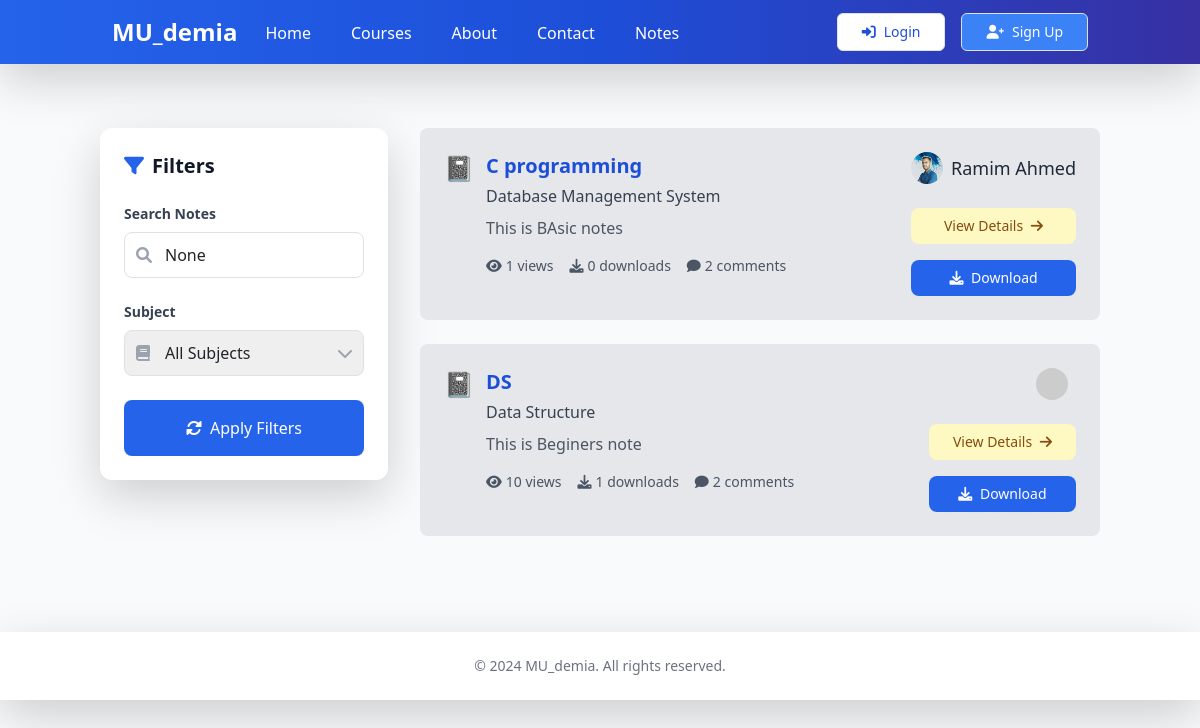
Page /notes/ on the earlier database version.
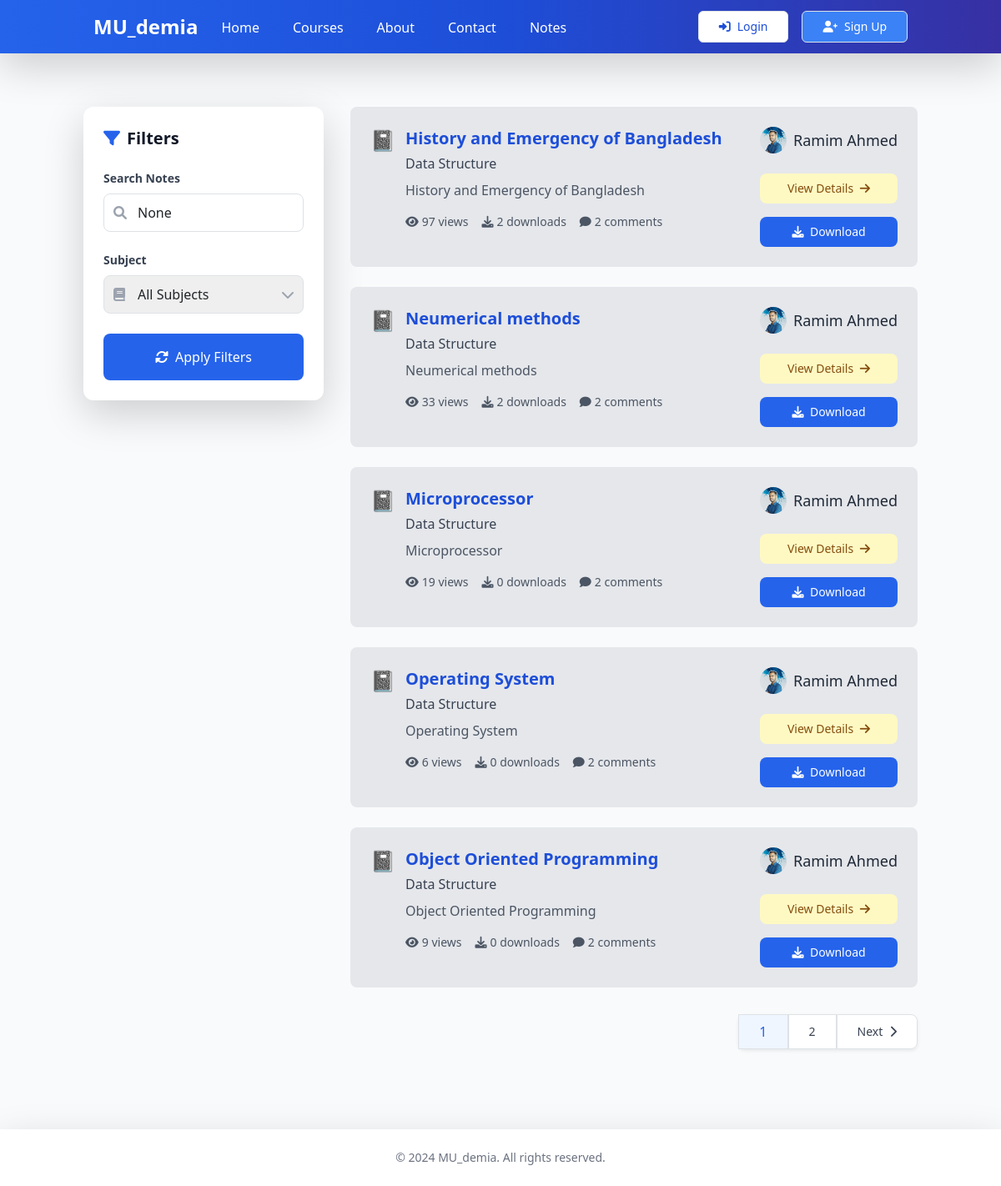
Same page on the later database version.
### notes/models.py (models this page shows, shortened)
class Note(models.Model):
    title = models.CharField(max_length=200)
    description = models.TextField()
    file = models.FileField(upload_to='notes/')
    subject = models.ForeignKey(Subject, on_delete=models.CASCADE, related_name='notes')
    author = models.ForeignKey(settings.AUTH_USER_MODEL, on_delete=models.CASCADE, related_name='notes')
    view_count = models.PositiveIntegerField(default=0)
    download_count = models.PositiveIntegerField(default=0)
    created_at = models.DateTimeField(auto_now_add=True)
    updated_at = models.DateTimeField(auto_now=True)
    class Meta:
        ordering = ['-created_at']

class Subject(models.Model):
    name = models.CharField(max_length=100)
    slug = models.SlugField(unique=True)
    created_at = models.DateTimeField(auto_now_add=True)

### accounts/models.py (models this page shows, shortened)
class CustomUser(AbstractUser):
    email = models.EmailField(_('email address'), unique=True)
    is_email_verified = models.BooleanField(default=False)
    avatar = models.ImageField(upload_to='avatars/', null=True, blank=True)
    bio = models.TextField(max_length=500, blank=True)
    USERNAME_FIELD = 'email'
    REQUIRED_FIELDS = ['username']

### notes/views.py (the view)
# urls.py: path('', views.note_list, name='note_list'),
def note_list(request):
    subject = request.GET.get('subject')
    search = request.GET.get('search')
    subjects = Subject.objects.all()
    notes = Note.objects.all()
    if subject:
        notes = notes.filter(subject__slug=subject)
    if search:
        notes = notes.filter(
            Q(title__icontains=search) |
            Q(description__icontains=search) |
            Q(subject__name__icontains=search)
        )
    paginator = Paginator(notes, 5)  # Show 12 notes per page
    page_number = request.GET.get('page')
    notes = paginator.get_page(page_number)
    return render(request, 'notes/note_list.html', {
        'notes': notes,
        'subjects': subjects,
        'current_subject': subject,
        'search_query': search
    })

### notes/templates/notes/note_list.html (shortened to what the changed rows need)
{% extends 'core/base.html' %}
{% load static %}
{% block content %}
<div class="container py-8" >
    <div class="flex flex-col md:flex-row gap-8">
        <div class="w-full md:w-72 flex-shrink-0">
            <div class="bg-white rounded-xl shadow-lg p-6 sticky top-4 transition-all duration-300 hover:shadow-xl">
                <h2 class="text-xl font-bold text-gray-900 mb-6 flex items-center">
                    <i class="fas fa-filter mr-2 text-blue-600"></i>
                    Filters
                </h2>
            </div>
        </div>
        <div class="flex-1 space-y-8">
            <div class="grid grid-cols-1 gap-4">
                {% for note in notes %}
                <div class="bg-gray-200 rounded-lg overflow-hidden transform transition-all duration-300 hover:shadow-lg">
                    <div class="p-4">
                        <div class="flex items-start justify-between gap-4">
                            <div class="flex items-start space-x-3 flex-1">
                                <div class="text-gray-800 text-2xl">📓</div>
                                <div class="flex-1">
                                    <h3 class="text-xl font-bold text-blue-700 mb-1">{{ note.title }}</h3>
                                    <div class="text-gray-700 mb-2">{{ note.subject.name }}</div>
                                    <p class="text-gray-600 mb-3 line-clamp-2">{{ note.description }}</p>
                                    <div class="flex items-center space-x-4 text-sm text-gray-600">
                                        <span class="flex items-center">
                                            <i class="fas fa-eye mr-1"></i>
                                            {{ note.view_count }} views
                                        </span>
                                        <span class="flex items-center">
                                            <i class="fas fa-download mr-1"></i>
                                            {{ note.download_count }} downloads
                                        </span>
                                        <span class="flex items-center">
                                            <i class="fas fa-comment mr-1"></i>
                                            2 comments
                                        </span>
                                    </div>
                                </div>
                            </div>
                            <div class="flex flex-col items-end space-y-2">
                                <div class="flex items-center">
                                    <img src="{% if note.author.avatar %}{{ note.author.avatar.url }}{% else %}https://ui-avatars.com/api/?name={{ note.author.username }}{% endif %}"
                                         alt="{{ note.author.username }}"
                                         class="w-8 h-8 rounded-full">
                                    <span class="ml-2 text-lg text-gray-800">{{ note.author.first_name }} {{ note.author.last_name }}</span>
                                </div>
                                <div class="flex flex-col space-y-4 w-full mt-4">
                                    <a href="{% url 'notes:note_detail' note.pk %}"
                                       class="block w-full text-center px-4 py-2 bg-yellow-100 text-yellow-800 rounded-lg text-sm font-medium hover:bg-yellow-200 transition-colors duration-300 cursor-pointer">
                                        View Details
                                        <i class="fas fa-arrow-right ml-1"></i>
                                    </a>
                                    <a href="{% url 'notes:note_download' note.pk %}"
                                       class="block w-full text-center px-4 py-2 bg-blue-600 text-white rounded-lg text-sm font-medium hover:bg-blue-700 transition-colors duration-300">
                                        <i class="fas fa-download mr-1"></i>
                                        Download
                                    </a>
                                </div>
                            </div>
                        </div>
                    </div>
                </div>
                {% endfor %}
            </div>
            {% if notes.has_other_pages %}
            <div class="mt-8 flex justify-end">
                <nav class="inline-flex rounded-lg shadow-sm">
                    {% for num in notes.paginator.page_range %}
                        {% if notes.number == num %}
                            <span class="inline-flex items-center px-4 py-2 border border-gray-300 bg-blue-50 text-blue-600 font-medium">{{ num }}</span>
                        {% else %}
                            <a href="?page={{ num }}{% if search_query %}&search={{ search_query }}{% endif %}{% if current_subject %}&subject={{ current_subject }}{% endif %}"
                               class="inline-flex items-center px-4 py-2 border border-gray-300 bg-white text-sm font-medium text-gray-700 hover:bg-gray-50 transition-colors duration-300">
                                {{ num }}
                            </a>
                        {% endif %}
                    {% endfor %}
                    {% if notes.has_next %}
                    <a href="?page={{ notes.next_page_number }}{% if search_query %}&search={{ search_query }}{% endif %}{% if current_subject %}&subject={{ current_subject }}{% endif %}"
                       class="inline-flex items-center px-4 py-2 rounded-r-lg border border-gray-300 bg-white text-sm font-medium text-gray-700 hover:bg-gray-50 transition-colors duration-300">
                        Next
                        <i class="fas fa-chevron-right ml-2"></i>
                    </a>
                    {% endif %}
                </nav>
            </div>
            {% endif %}
        </div>
    </div>
</div>
{% endblock %}

Differences in the rows shown:
no longer on this page (row edited): Note: title "C programming", subject.name "Database Management System", description "This is BAsic notes", view_count "1", download_count "0", author.avatar (picture), author.first_name "Ramim", author.last_name "Ahmed"
no longer on this page (row unchanged): Note: title "DS", subject.name "Data Structure", description "This is Beginers note", view_count "10", download_count "1"
added Note: title "History and Emergency of Bangladesh", subject.name "Data Structure", description "History and Emergency of Bangladesh", view_count "97", download_count "2", author.avatar (picture), author.first_name "Ramim", author.last_name "Ahmed"
added Note: title "Neumerical methods", subject.name "Data Structure", description "Neumerical methods", view_count "33", download_count "2", author.avatar (picture), author.first_name "Ramim", author.last_name "Ahmed"
added Note: title "Microprocessor", subject.name "Data Structure", description "Microprocessor", view_count "19", download_count "0", author.avatar (picture), author.first_name "Ramim", author.last_name "Ahmed"
added Note: title "Operating System", subject.name "Data Structure", description "Operating System", view_count "6", download_count "0", author.avatar (picture), author.first_name "Ramim", author.last_name "Ahmed"
added Note: title "Object Oriented Programming", subject.name "Data Structure", description "Object Oriented Programming", view_count "9", download_count "0", author.avatar (picture), author.first_name "Ramim", author.last_name "Ahmed"
Other differences:
new list line: "1"
new list line: "2"
text now shown: "Next"
